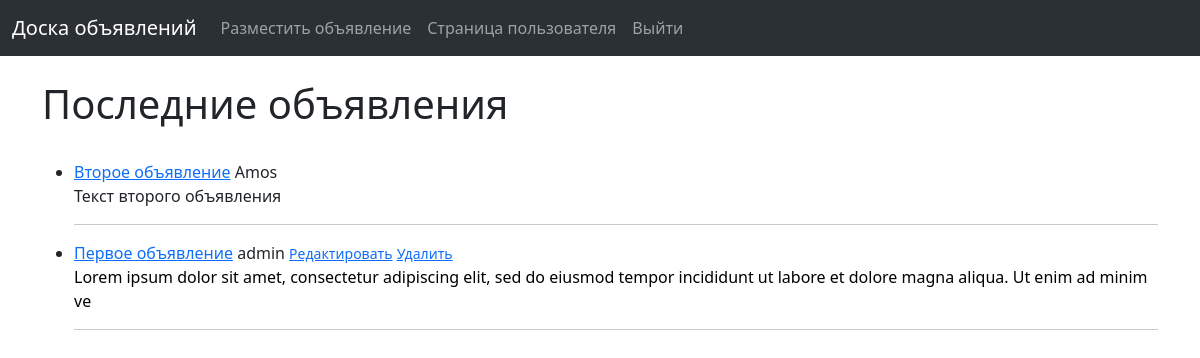
The app's page / (signed in) with its own data.
### board/models.py (models this page shows, shortened)
class Announcement(models.Model):
    title = models.CharField("Заголовок", max_length=255)
    title_tag = models.CharField("Тэг заголовка", max_length=255)
    author = models.ForeignKey(User, on_delete=models.CASCADE, verbose_name="Автор")
    publication_datetime = models.DateTimeField("Дата публикации", auto_now_add=True)
    text = RichTextField("Текст", blank=True, null=True)
    image = models.ImageField("Картинка", null=True, blank=True, upload_to="images/")
    category = models.ManyToManyField(Category, verbose_name="Категория")

### board/views.py (the view)
# urls.py: path("", BoardView.as_view(), name="board"),
class BoardView(ListView):
    model = Announcement
    template_name = "board.html"
    ordering = ["-id"]

### board/templates/board.html
{% extends 'base.html' %}
{% block content %}
<br/>
<h1>Последние объявления</h1>
<br/>
<ul>
{% for announcement in object_list %}
    <li>
        <a href='{% url 'announcement_details' announcement.pk %}'>{{announcement.title}}</a>
        {{announcement.author}}
        {% if user.id == announcement.author.id %}
            <small><a href="{% url 'update_announcement' announcement.pk %}">Редактировать</a></small>
            <small><a href="{% url 'delete_announcement' announcement.pk %}">Удалить</a></small>
        {% endif %}
        <br/>
        {{announcement.text|slice:200|safe}}
        <hr>
    </li>
{% endfor %}
</ul>
{% endblock %}

### records on screen
Announcement: title "Второе объявление", author "Amos", text "Текст второго объявления"
Announcement: title "Первое объявление", author "admin", shows "Редактировать", text "Lorem ipsum dolor sit amet, consectetur adipiscing elit, sed do eiusmod tempor incididunt ut labore et dolore magna aliqua. Ut enim ad minim ve"
